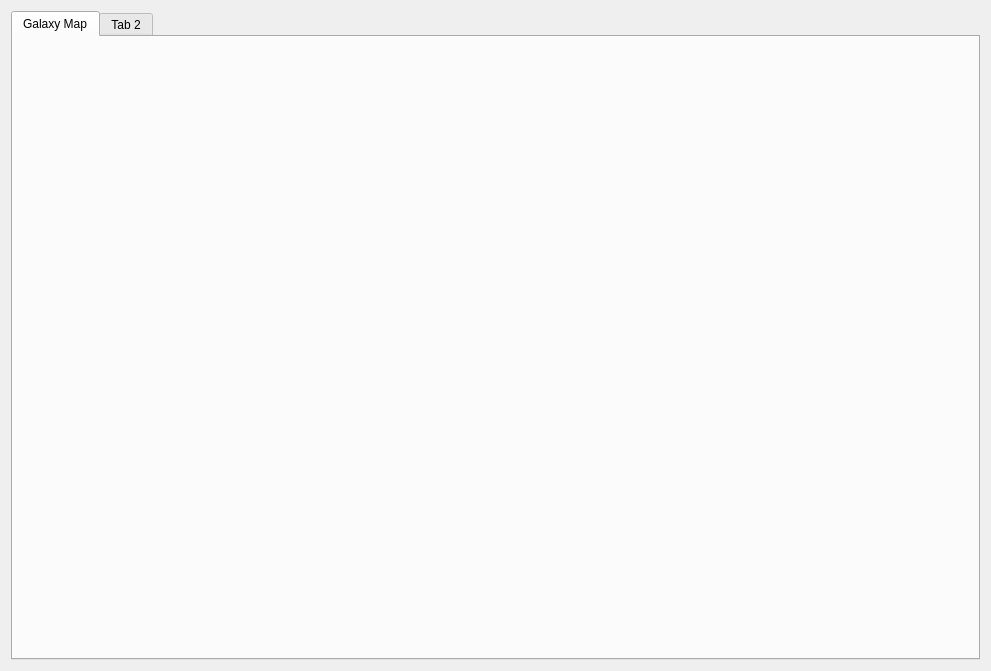
<?xml version="1.0" encoding="UTF-8"?>
<ui version="4.0">
 <class>mainWidget</class>
 <widget class="QWidget" name="mainWidget">
  <property name="geometry">
   <rect>
    <x>0</x>
    <y>0</y>
    <width>991</width>
    <height>671</height>
   </rect>
  </property>
  <property name="windowTitle">
   <string>Form</string>
  </property>
  <property name="styleSheet">
   <string notr="true"/>
  </property>
  <layout class="QGridLayout" name="gridLayout">
   <item row="0" column="0">
    <widget class="QTabWidget" name="tabWidget">
     <property name="currentIndex">
      <number>0</number>
     </property>
     <widget class="QWidget" name="galaxyTab">
      <attribute name="title">
       <string>Galaxy Map</string>
      </attribute>
      <layout class="QGridLayout" name="gridLayout_2"/>
     </widget>
     <widget class="QWidget" name="tab_2">
      <attribute name="title">
       <string>Tab 2</string>
      </attribute>
     </widget>
    </widget>
   </item>
  </layout>
 </widget>
 <resources/>
 <connections/>
</ui>
